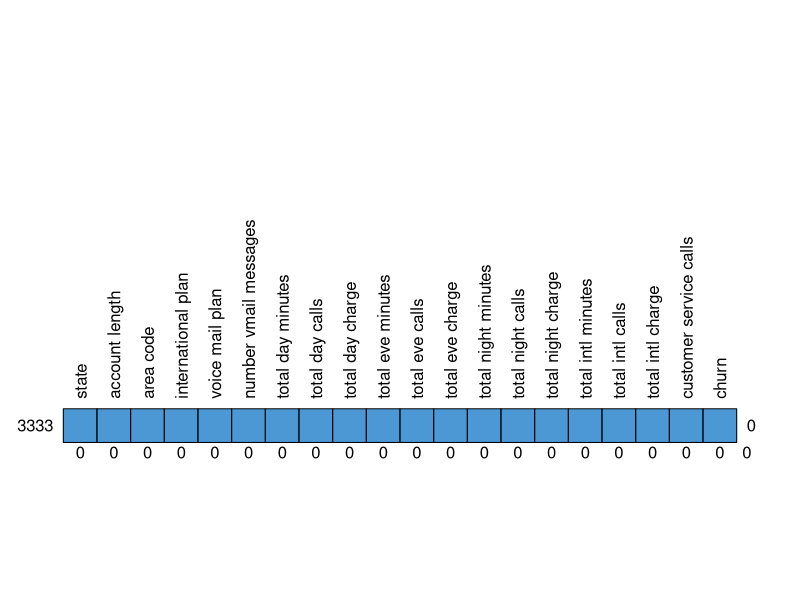
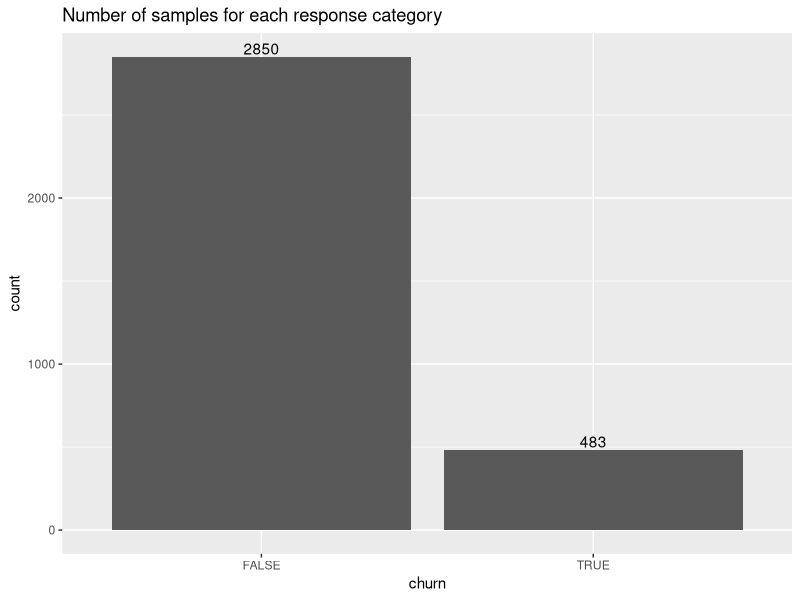
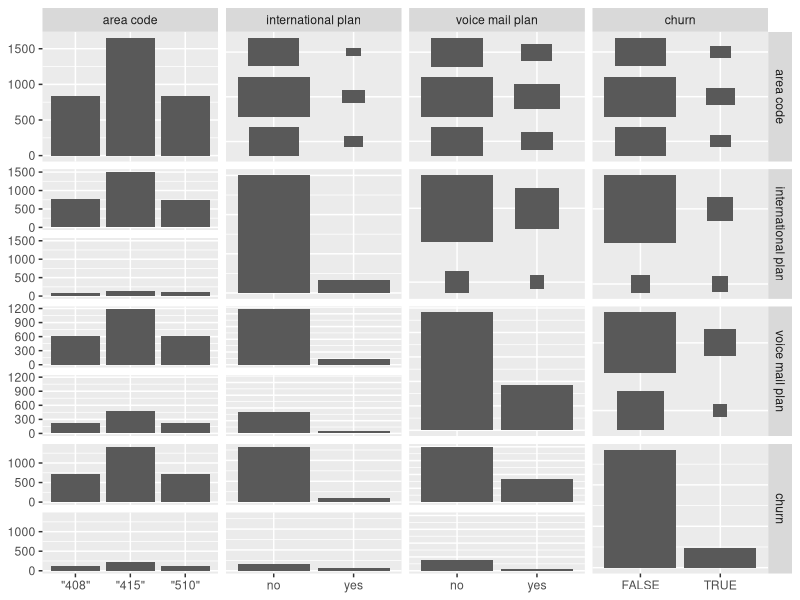
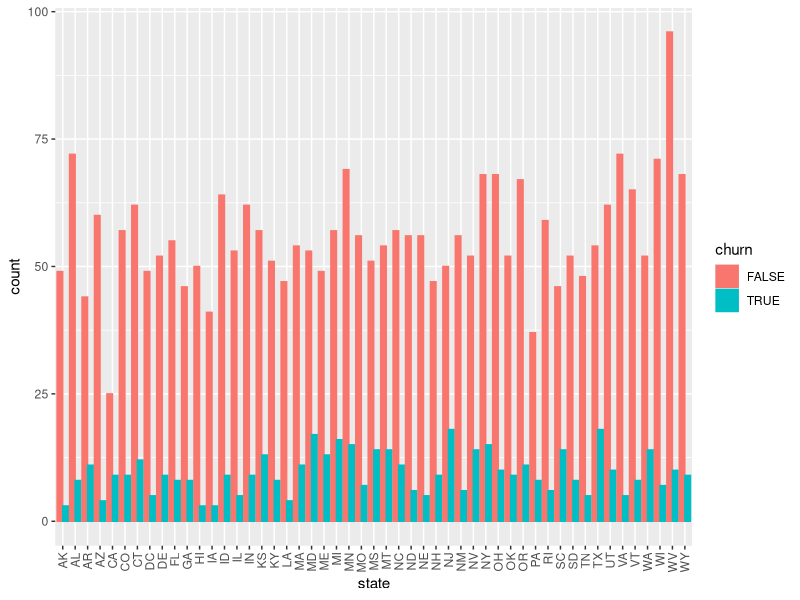
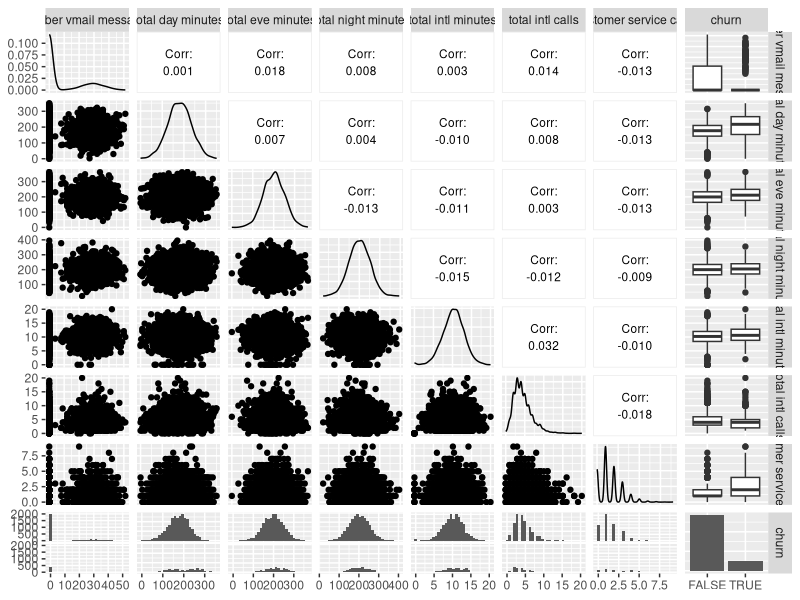
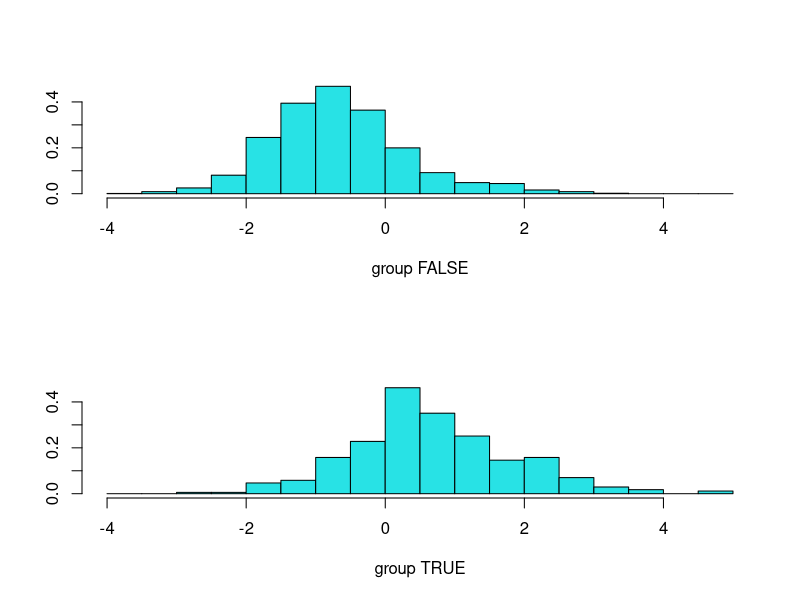

These figures' R source, in order:
## ---- chunk 1
knitr::opts_chunk$set(echo = TRUE)
## ---- chunk 2
library(tidyverse)
data <- read_csv("Customer_telecom.csv")

# take a peak at the data
head(data)

# immediately drop phone number as a predictor
data <- data[,-4]

# check structure of data
str(data)
# change strings into factors
data$state <- factor(data$state)
data$`area code` <- factor(data$`area code`)
data$`international plan` <- factor(data$`international plan`)
data$`voice mail plan` <- factor(data$`voice mail plan`)
# recheck structure of data to make sure factoring worked
str(data)

# check for missing data - NO MISSING DATA!!
library(mice)
md.pattern(data, rotate.names=TRUE)

# check for balance - NOT BALANCED, FALSE=2850, TRUE=483
library(ggplot2)
ggplot(data=data, aes(x=churn)) +
  geom_bar() +
  geom_text(stat='count', aes(label=..count..), vjust=-0.2) +
  ggtitle("Number of samples for each response category")

# summary statistics to check for any strangeness in the data - NO ISSUES OBSERVED
summary(data)

# let's look at the few categorical predictors
library(GGally)
ggpairs(data[,c(3,4,5,20)], upper = list(continuous = GGally::wrap(ggally_cor,
                                               size = 3,
                                               color ="black",
                                               stars = F)))
# it seems state actually has some predictive capabilities (surprisingly)
# but only a few states are meaningful - it's not worth it to include all 51 states
ggplot(data, aes(x=state, fill=churn, color=churn)) +
  geom_bar(position="dodge") +
  scale_x_discrete(guide = guide_axis(angle = 90))
lm.state <- glm(churn ~ state, data=data, family="binomial")
summary(lm.state)
lm.areacode <- glm(churn ~ `area code`, data=data, family="binomial")
summary(lm.areacode)
# drop state and area code
data <- data[,c(-1,-3)]

# now let's look for correlation between quantitative predictors/response
cor(data[,c(1,4:18)])
# drop uncorrelated categories - account length, day calls, eve calls, night calls
# drop one of the highly correlated pairs - day charge, eve charge, night charge
data <- data[,c(-1,-6,-7,-9,-10,-12,-13,-16)]

# final check of structure - 10 predictors, 1 response
str(data)

# plot the remaining quantitative variables' pairwise correlation
ggpairs(data = data[,3:10], upper = list(continuous = GGally::wrap(ggally_cor,
                                                            size = 3,
                                                            color ="black",
                                                            stars = F)))
## ---- chunk 3
set.seed(5544)
split_index <- sample(c(TRUE,FALSE), nrow(data), replace=TRUE, prob=c(0.7, 0.3))
train <- data[split_index,]
test <- data[!split_index,]
## ---- chunk 4
# model 1: use all the predictors
lm.all <- glm(churn ~ ., data=train, family="binomial")
summary(lm.all)
lm.all.prob <- predict(lm.all, newdata=test, type="response")
lm.all.pred <- rep(FALSE, nrow(test))
lm.all.pred[lm.all.prob > 0.65] <- TRUE
table(lm.all.pred, test$churn)

score <- function(prediction, actual) {
  cat("Accuracy: ", mean(prediction == actual), "\n")
  precision <- sum(prediction == TRUE & prediction == actual)/sum(prediction == TRUE)
  cat("Precision: ", precision, "\n")
  recall <- sum(prediction == TRUE & prediction == actual)/sum(actual == TRUE)
  cat("Recall: ", recall, "\n")
  cat("F1: ", 2*precision*recall/(precision+recall), "\n")
}

score(lm.all.pred, test$churn)

#library(pROC)
#roc_score=roc(as.numeric(test$churn), as.numeric(lm.all.pred)) #AUC score
#plot(roc_score ,main ="ROC curve -- Logistic Regression ")
## ---- chunk 5
# model 2: remove the least significant predictors
lm2 <- glm(churn ~ . -`number vmail messages` -`total night minutes` -`total intl calls`, data=train, family="binomial")
summary(lm2)
lm2.prob <- predict(lm2, newdata=test, type="response")
lm2.pred <- rep(FALSE, nrow(test))
lm2.pred[lm2.prob > 0.65] <- TRUE
table(lm2.pred, test$churn)
score(lm2.pred, test$churn)
#roc_score=roc(as.numeric(test$churn), as.numeric(lm2.pred)) #AUC score
#plot(roc_score ,main ="ROC curve -- Logistic Regression ")

# model 3: only use the most significant predictors
lm3 <- glm(churn ~ `international plan` + `total day minutes` + `customer service calls`, data=train, family="binomial")
summary(lm3)
lm3.prob <- predict(lm3, newdata=test, type="response")
lm3.pred <- rep(FALSE, nrow(test))
lm3.pred[lm3.prob > 0.65] <- TRUE
table(lm3.pred, test$churn)
score(lm3.pred, test$churn)
#roc_score=roc(as.numeric(test$churn), as.numeric(lm3.pred)) #AUC score
#plot(roc_score ,main ="ROC curve -- Logistic Regression ")
## ---- chunk 6
library(MASS)
lda.fit <- lda(churn ~ ., data=train)
lda.fit
plot(lda.fit)

lda.prob <- predict(lda.fit, newdata=test)
lda.pred <- rep(TRUE, nrow(test))
lda.pred[lda.prob$posterior[,1] > 0.65] <- FALSE
table(lda.pred, test$churn)
score(lda.pred, test$churn)
## ---- chunk 7
qda.fit <- qda(churn ~ ., data=train)
qda.fit

qda.prob <- predict(qda.fit, newdata=test)
qda.pred <- rep(TRUE, nrow(test))
qda.pred[qda.prob$posterior[,1] > 0.65] <- FALSE
table(qda.pred, test$churn)
score(qda.pred, test$churn)
## ---- chunk 8
library(e1071)
nb.fit <- naiveBayes(churn ~ ., data=train)
nb.fit

nb.pred <- predict(nb.fit, newdata=test)
table(nb.pred, test$churn)
score(nb.pred, test$churn)
